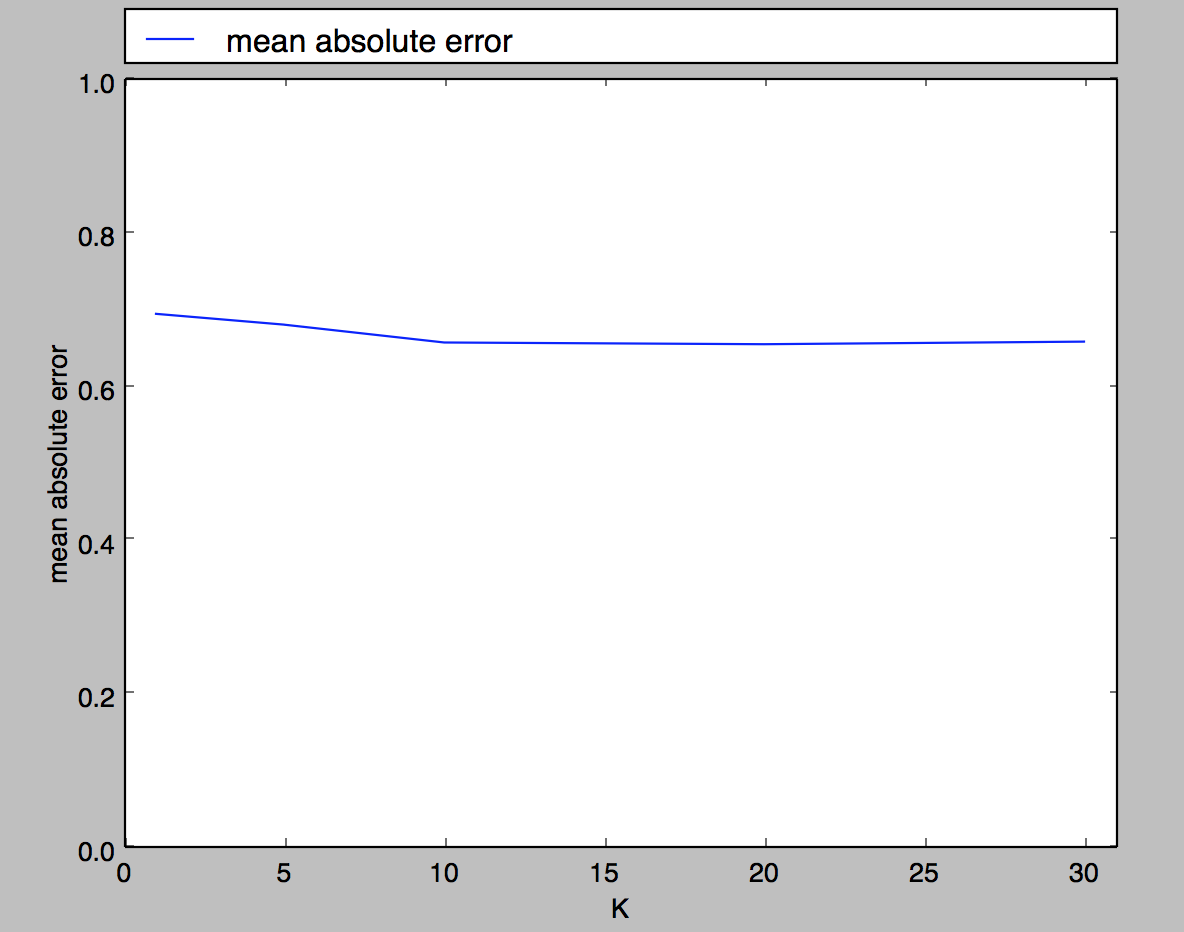

Reproduce this figure in Python.
import re
import sys
from heapq import *
import matplotlib.pyplot as plt


feature_name = []
actual = [] #test set label
# class_name = []
isClassify = 0
featureNum = 0;
train_set = []
test_set = []
response = [] # train set label
K = 1
TEST = 1
def isfloat(x):
	try:
		float(x)
		return True
	except ValueError:
		return False

def load_arff(data_name, isTrain):
	global feature_name, isClassify, response, actual
	data = []
	enterData = 0
	with open(data_name) as file:
		count = 0
		for line in file:
			vec = re.split("[ ,}{\n']+", line)
			if enterData:
				#reach data section
				row = []
				vec = filter(None, vec)
				if isTrain:
					if isfloat(vec[-1]):
						response.append(float(vec[-1]))
					else:
						response.append(vec[-1])
				else:
					if isfloat(vec[-1]):
						actual.append(float(vec[-1]))
					else:
						actual.append(vec[-1])

				vec = vec[:-1]
				l = len(vec)
				for i in range(l):
					row.append(float(vec[i]))
				data.append(row)
			
			else :
				# not reach data section
				if isTrain:
					vec = filter(None, vec)
					if len(vec) > 0 and vec[0] == "@attribute":
						if vec[1] == "class" :
							isClassify = 1
							# class_name = vec[2:]
						elif vec[1] != "response":
							feature_name.append(vec[1])

			if vec[0] == "@data":
				enterData = 1
	return data

def predict(cur):
	l = len(train_set) 
	h = []
	# print cur
	for i in range(l):
		cur_dis = 0
		# print train_set[i]
		for j in range(featureNum):
			tmp = cur[j] - train_set[i][j]
			cur_dis += tmp * tmp
			# print cur[j], train_set[i][j]
		# print "this : " + str(cur_dis) + "   " + response[i]
		tup = (-cur_dis, response[i])
		if len(h) < K:
			heappush(h, tup)
		else:
			heappushpop(h, tup)
		# print h
	# print ""
	res = {} # map from class to number
	count = K
	if isClassify:
		while count != 0:
			tup = heappop(h)

			if tup[1] in res:
				res[tup[1]] += 1
			else:
				res[tup[1]] = 1
			count -= 1
		maxApperance = 0
		
		count = 0
		for ele in res.items():
			count+= 1
			if ele[1] > maxApperance:
				maxApperance = ele[1]
				cur_prediction = ele[0]
		return cur_prediction
	else:
		mean = 0
		while count != 0:
			tup = heappop(h)
			# print type(tup[1]) 
			mean += tup[1]

			count -= 1
		mean /= K

		return mean
def main():
	Kvec = [1, 5, 10, 20, 30]
	global K, train_set, test_set, featureNum


	if TEST:
		# train_name = "yeast_train.arff"
		# test_name = "yeast_test.arff"
		train_name = "wine_train.arff"
		test_name = "wine_test.arff"
	else:
		argv = sys.argc;
		argvNum = len(argv)
		train_name = argv[1]
		test_name = argv[2]
		K = int(argv[3])
	train_set = load_arff(train_name, 1)
	test_set = load_arff(test_name, 0)

	featureNum = len(feature_name)
	accVec  = []
	for i in range(len(Kvec)):
		K = Kvec[i]
		prediction = []
		for i in range(len(test_set)):
			prediction.append(predict(test_set[i]))
		# print type(train_set[0][0])
		print K
		correct = 0
		error = 0
		for i in range(len(prediction)):
			if isClassify:
				if actual[i] == prediction[i]:
					correct += 1
			else:
				error += abs(prediction[i] - actual[i])
		error /= len(prediction)
		accVec.append(error)
	print accVec

	plt.subplot(111)
	plt.plot(Kvec, accVec, label = "mean absolute error")
	plt.legend(bbox_to_anchor=(0., 1.02, 1., .102), loc=3,
           ncol=2, mode="expand", borderaxespad=0.)
	plt.axis([0, 31, 0, 1])
	plt.ylabel("mean absolute error")
	plt.xlabel("K")
	plt.show()

if __name__ == "__main__":
	main()
